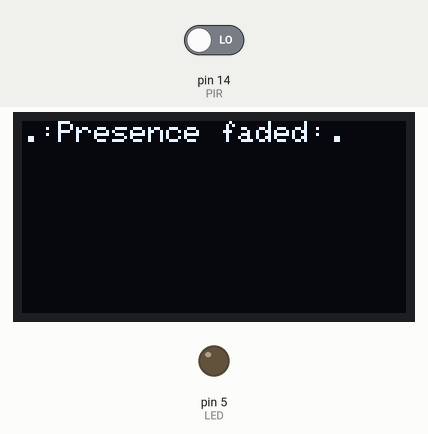
Bench run of a sketch on a simulated Arduino Uno, built with avr-gcc and run on an emulated ATmega328P. Shown: 128×64 one-colour display, output pins drawn as LEDs (lit = HIGH). The test bench sets the inputs (shaded band); at power-on: pin 14 (PIR) LOW. What the sketch prints to the serial monitor is not drawn.

Above: at 1.6 s.
1.7 s: pin 14 (PIR) driven HIGH
At 1.8 s:
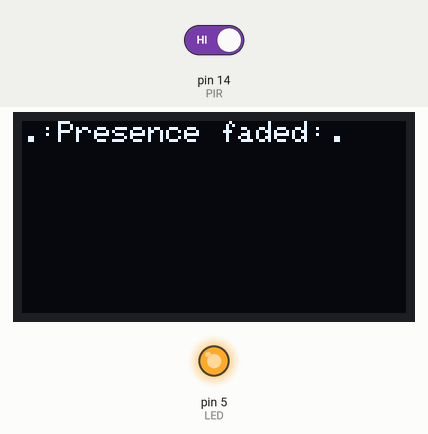
At 3.0 s:
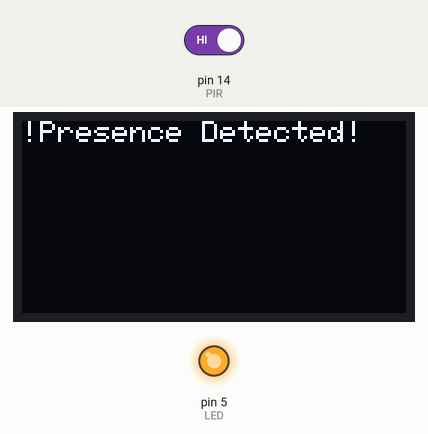
3.3 s: pin 14 (PIR) driven LOW
At 3.45 s:
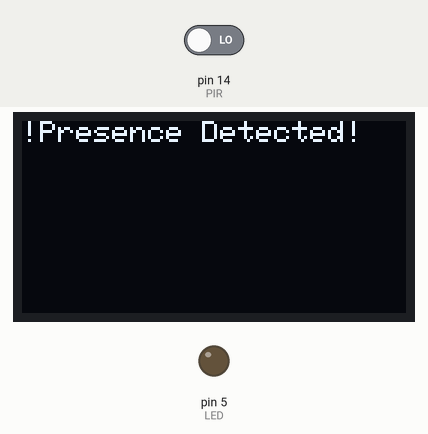
Timing chart, 0 to 6.3 s (numbered marks = the images above; inputs shaded):
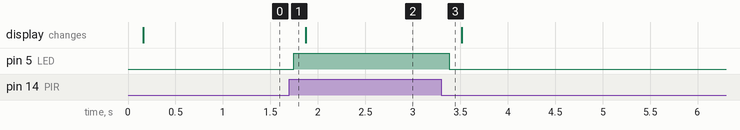

Measured:
- after the input at 1.7 s, pin 5 (LED): LOW → HIGH at once
- after the input at 3.3 s, pin 5 (LED): HIGH → LOW after 0.09 s

The sketch:

PIR_Test_Code_with_OLED.ino
```cpp
#include <Wire.h>
#include <Adafruit_GFX.h>
#include <Adafruit_SSD1306.h>

#define SCREEN_WIDTH 128
#define SCREEN_HEIGHT 64

#define OLED_RESET     4 // Reset pin # (or -1 if sharing Arduino reset pin)
#define SCREEN_ADDRESS 0x3C ///< See datasheet for Address; 0x3D for 128x64, 0x3C for 128x32
Adafruit_SSD1306 display(SCREEN_WIDTH, SCREEN_HEIGHT, &Wire, OLED_RESET);


const int PIR = 14; //pin the PIR is connected to
const int LED = 5;


void setup() {
  pinMode(LED, OUTPUT);
  pinMode(PIR, INPUT);
  Serial.begin(9600);
  if(!display.begin(SSD1306_SWITCHCAPVCC, SCREEN_ADDRESS)) {
  Serial.println(F("SSD1306 allocation failed"));
  for(;;); // Don't proceed, loop forever
 }
}


void loop() {
  if(digitalRead(PIR) == HIGH) {
    digitalWrite(LED, HIGH);
    Serial.println("!Presence Detected!");
    delay(100);
    display.clearDisplay();
    display.setTextSize(1);
    display.setTextColor(SSD1306_WHITE);
    display.setCursor(0,0);
    display.setRotation(0);
    display.println(F("!Presence Detected!"));
    display.setTextColor(SSD1306_BLACK, SSD1306_WHITE); // Draw 'inverse' text
    display.setTextSize(2);             // Draw 2X-scale text
    display.setTextColor(SSD1306_WHITE);
    display.display();
    delay(200);
  }
  else {
    digitalWrite(LED, LOW);
    Serial.println(".:Presence faded:.");
    delay(100);
    display.clearDisplay();
    display.setTextSize(1);
    display.setTextColor(SSD1306_WHITE);
    display.setCursor(0,0);
    display.setRotation(0);
    display.println(F(".:Presence faded:."));
    display.setTextColor(SSD1306_BLACK, SSD1306_WHITE); // Draw 'inverse' text
    display.setTextSize(2);             // Draw 2X-scale text
    display.setTextColor(SSD1306_WHITE);
    display.display();
    delay(200);
    delay(100);
  }
}
```
